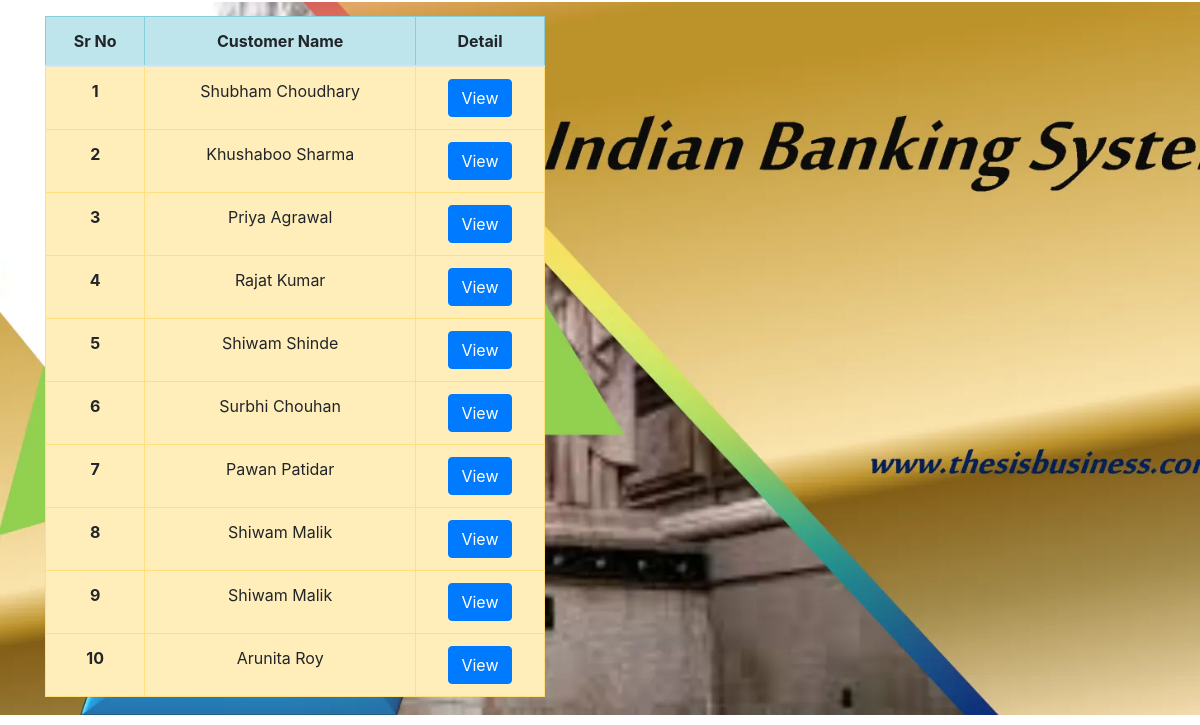
Screenshot of /all_customers with the database file from the repository.
### bankingSystem/models.py (models this page shows, shortened)
class Customer(models.Model):
    name = models.CharField(max_length= 50)
    email = models.EmailField(max_length=150)
    current_balance = models.FloatField()

### bankingSystem/views.py (the view)
# urls.py: path('all_customers', views.all_customers),
def all_customers(request):
    customers = Customer.objects.all()
    return render(request, 'all_customers.htm', {'customers' :customers, 'button':'View'})

### template/all_customers.htm (shortened to what this page needs)
{%  extends 'home.htm' %}
{% load static%}
{% block body %}
<div class="container align-middle my-3" >
  <table id="customer_table" class="table table-bordered border-dark">
    <thead>
      <tr class="table-info text-center">
        <th scope="col">Sr No</th>
        <th scope="col">Customer Name</th>
        <th scope="col">Detail</th>
      </tr>
    </thead>
    <tbody>
        {% for customer in customers %}
      <tr class= "table-warning text-center">
        <th  scope="row">{{ forloop.counter}}</th>
        <td>{{customer.name}}</td>
        <td><a href="customer/{{customer.id}}"><button  class="btn btn-primary ">{{button}}</button></a>
      </tr>
      {% endfor %}
    </tbody>
  </table>
</div>
{% endblock %}

### template/home.htm (shortened to what this page needs)
{% load static%}
<!DOCTYPE html>
<html lang="en">
<head>
    <link rel="stylesheet" href="https://stackpath.bootstrapcdn.com/bootstrap/4.5.2/css/bootstrap.min.css">
    <link rel="stylesheet" href="https://stackpath.bootstrapcdn.com/bootstrap/4.5.2/css/bootstrap.min.css">
</head>
<body >
    {% block body %}{% endblock %}
</body>
</html>

### template/all_customers.htm (style rules this page uses)
#customer_table { width: 500px; }

### rows the page displays
Customer: name "Shubham Choudhary", button "View"
Customer: name "Khushaboo Sharma", button "View"
Customer: name "Priya Agrawal", button "View"
Customer: name "Rajat Kumar", button "View"
Customer: name "Shiwam Shinde", button "View"
Customer: name "Surbhi Chouhan", button "View"
Customer: name "Pawan Patidar", button "View"
Customer: name "Shiwam Malik", button "View"
Customer: name "Shiwam Malik", button "View"
Customer: name "Arunita Roy", button "View"
